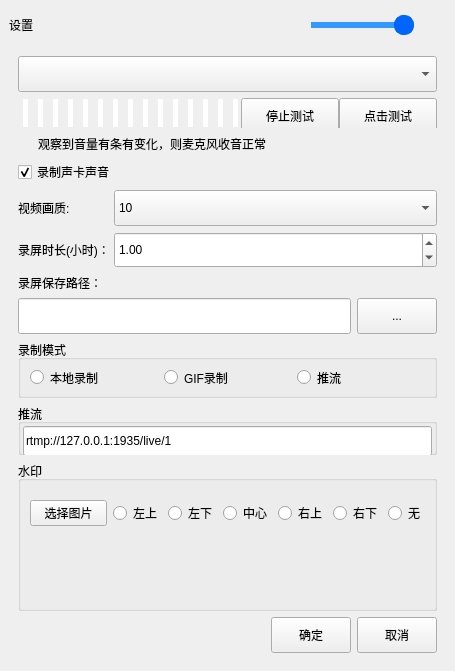
<?xml version="1.0" encoding="UTF-8"?>
<ui version="4.0">
 <class>DeviceSettingDialog</class>
 <widget class="QDialog" name="DeviceSettingDialog">
  <property name="geometry">
   <rect>
    <x>0</x>
    <y>0</y>
    <width>455</width>
    <height>671</height>
   </rect>
  </property>
  <property name="minimumSize">
   <size>
    <width>455</width>
    <height>398</height>
   </size>
  </property>
  <property name="windowTitle">
   <string>设置</string>
  </property>
  <property name="styleSheet">
   <string notr="true"/>
  </property>
  <layout class="QVBoxLayout" name="verticalLayout_2" stretch="0">
   <property name="spacing">
    <number>0</number>
   </property>
   <property name="leftMargin">
    <number>0</number>
   </property>
   <property name="topMargin">
    <number>0</number>
   </property>
   <property name="rightMargin">
    <number>0</number>
   </property>
   <property name="bottomMargin">
    <number>0</number>
   </property>
   <item>
    <widget class="QWidget" name="widget_back" native="true">
     <property name="minimumSize">
      <size>
       <width>0</width>
       <height>50</height>
      </size>
     </property>
     <property name="styleSheet">
      <string notr="true"/>
     </property>
     <layout class="QVBoxLayout" name="verticalLayout_5">
      <item>
       <layout class="QHBoxLayout" name="horizontalLayout_3">
        <item>
         <widget class="QLabel" name="label_set">
          <property name="styleSheet">
           <string notr="true"/>
          </property>
          <property name="text">
           <string>设置</string>
          </property>
         </widget>
        </item>
        <item>
         <spacer name="horizontalSpacer_5">
          <property name="orientation">
           <enum>Qt::Horizontal</enum>
          </property>
          <property name="sizeHint" stdset="0">
           <size>
            <width>272</width>
            <height>20</height>
           </size>
          </property>
         </spacer>
        </item>
        <item>
         <widget class="QSlider" name="horizontalSlider_audioIn">
          <property name="minimumSize">
           <size>
            <width>0</width>
            <height>32</height>
           </size>
          </property>
          <property name="styleSheet">
           <string notr="true">QSlider::groove:horizontal {
border: 0px solid #bbb;
}

QSlider::sub-page:horizontal {
background: rgb(51,153,255); 
border-radius: 0px;
margin-top:13px;
margin-bottom:13px;
}

QSlider::add-page:horizontal {
background: rgb(204,204, 204);
border: 0px solid #777;
border-radius: 2px;
margin-top:13px;
margin-bottom:13px;
}

QSlider::handle:horizontal {
background: rgb(0,101,251); 
border: 1px solid rgb(0,101,251);  
width: 18px;
border-radius: 9px;
margin-top:6px;
margin-bottom:6px;
}

QSlider::handle:horizontal:hover {
background: rgb(10,101,251); 
border: 1px solid rgba(102,102,102,102);
width: 18px;
border-radius: 8px;
margin-top:6px;
margin-bottom:6px;
}

QSlider::sub-page:horizontal:disabled {
background: #bbb;
border-color: #999;
}

QSlider::add-page:horizontal:disabled {
background: #eee;
border-color: #999;
}

QSlider::handle:horizontal:disabled {
background: #eee;
border: 1px solid #aaa;
border-radius: 4px;
}

</string>
          </property>
          <property name="maximum">
           <number>100</number>
          </property>
          <property name="singleStep">
           <number>0</number>
          </property>
          <property name="pageStep">
           <number>0</number>
          </property>
          <property name="value">
           <number>100</number>
          </property>
          <property name="orientation">
           <enum>Qt::Horizontal</enum>
          </property>
         </widget>
        </item>
        <item>
         <widget class="QPushButton" name="pushButton_close">
          <property name="minimumSize">
           <size>
            <width>26</width>
            <height>26</height>
           </size>
          </property>
          <property name="maximumSize">
           <size>
            <width>26</width>
            <height>26</height>
           </size>
          </property>
          <property name="cursor">
           <cursorShape>PointingHandCursor</cursorShape>
          </property>
          <property name="toolTip">
           <string>关闭</string>
          </property>
          <property name="styleSheet">
           <string notr="true">QPushButton{ 
image: url(:/image/close_2_normal.png);
border-radius:0px; 
	background-color: rgba(255, 255, 255, 0);
} 
QPushButton:hover{ 
image: url(:image/close_normal.png);
background-color:rgb(255,80,6); 
border-radius:12px; 
} 
QPushButton:pressed{ 
image: url(:image/close_hover.png);
border-radius:0px; 
}
</string>
          </property>
          <property name="text">
           <string/>
          </property>
         </widget>
        </item>
       </layout>
      </item>
      <item>
       <widget class="QWidget" name="widget_3" native="true">
        <layout class="QVBoxLayout" name="verticalLayout">
         <item>
          <widget class="QComboBox" name="comboBox_audioIn">
           <property name="minimumSize">
            <size>
             <width>0</width>
             <height>36</height>
            </size>
           </property>
           <property name="styleSheet">
            <string notr="true"/>
           </property>
          </widget>
         </item>
         <item>
          <widget class="QWidget" name="widget_2" native="true">
           <property name="minimumSize">
            <size>
             <width>0</width>
             <height>20</height>
            </size>
           </property>
           <layout class="QHBoxLayout" name="horizontalLayout">
            <property name="spacing">
             <number>0</number>
            </property>
            <property name="leftMargin">
             <number>0</number>
            </property>
            <property name="topMargin">
             <number>0</number>
            </property>
            <property name="rightMargin">
             <number>0</number>
            </property>
            <property name="bottomMargin">
             <number>0</number>
            </property>
            <item>
             <layout class="QHBoxLayout" name="horizontalLayout_2" stretch="0,0,0,0">
              <property name="spacing">
               <number>0</number>
              </property>
              <item>
               <widget class="QWidget" name="widget" native="true">
                <property name="minimumSize">
                 <size>
                  <width>236</width>
                  <height>30</height>
                 </size>
                </property>
                <property name="maximumSize">
                 <size>
                  <width>16777215</width>
                  <height>30</height>
                 </size>
                </property>
                <widget class="QProgressBar" name="progressBar_back">
                 <property name="geometry">
                  <rect>
                   <x>0</x>
                   <y>0</y>
                   <width>260</width>
                   <height>30</height>
                  </rect>
                 </property>
                 <property name="styleSheet">
                  <string notr="true">QProgressBar
{
       height:30;
background:transparent;
border:none;
	
}



QProgressBar::chunk
{
       background-color:#ffffff;
       width:5px;
	margin:0.5px 5px;
}</string>
                 </property>
                 <property name="value">
                  <number>100</number>
                 </property>
                 <property name="textVisible">
                  <bool>false</bool>
                 </property>
                </widget>
                <widget class="QProgressBar" name="progressBar">
                 <property name="geometry">
                  <rect>
                   <x>0</x>
                   <y>0</y>
                   <width>236</width>
                   <height>30</height>
                  </rect>
                 </property>
                 <property name="maximumSize">
                  <size>
                   <width>236</width>
                   <height>30</height>
                  </size>
                 </property>
                 <property name="styleSheet">
                  <string notr="true">QProgressBar
{
       height:30;
background:transparent;
border:none;
	
}



QProgressBar::chunk
{
       background-color:#4b5cc4;
       width:5px;
	margin:0.5px 5px;
}</string>
                 </property>
                 <property name="value">
                  <number>0</number>
                 </property>
                 <property name="textVisible">
                  <bool>false</bool>
                 </property>
                </widget>
               </widget>
              </item>
              <item>
               <spacer name="horizontalSpacer">
                <property name="orientation">
                 <enum>Qt::Horizontal</enum>
                </property>
                <property name="sizeType">
                 <enum>QSizePolicy::Fixed</enum>
                </property>
                <property name="sizeHint" stdset="0">
                 <size>
                  <width>20</width>
                  <height>20</height>
                 </size>
                </property>
               </spacer>
              </item>
              <item>
               <widget class="QPushButton" name="pushButton_audioTest_stop">
                <property name="minimumSize">
                 <size>
                  <width>98</width>
                  <height>36</height>
                 </size>
                </property>
                <property name="maximumSize">
                 <size>
                  <width>98</width>
                  <height>16777215</height>
                 </size>
                </property>
                <property name="styleSheet">
                 <string notr="true"/>
                </property>
                <property name="text">
                 <string>停止测试</string>
                </property>
               </widget>
              </item>
              <item>
               <widget class="QPushButton" name="pushButton_audioTest_start">
                <property name="minimumSize">
                 <size>
                  <width>98</width>
                  <height>36</height>
                 </size>
                </property>
                <property name="maximumSize">
                 <size>
                  <width>98</width>
                  <height>16777215</height>
                 </size>
                </property>
                <property name="styleSheet">
                 <string notr="true"/>
                </property>
                <property name="text">
                 <string>点击测试</string>
                </property>
               </widget>
              </item>
             </layout>
            </item>
           </layout>
          </widget>
         </item>
         <item>
          <layout class="QHBoxLayout" name="horizontalLayout_4">
           <item>
            <spacer name="horizontalSpacer_2">
             <property name="orientation">
              <enum>Qt::Horizontal</enum>
             </property>
             <property name="sizeType">
              <enum>QSizePolicy::Fixed</enum>
             </property>
             <property name="sizeHint" stdset="0">
              <size>
               <width>20</width>
               <height>20</height>
              </size>
             </property>
            </spacer>
           </item>
           <item>
            <widget class="QLabel" name="label_note">
             <property name="text">
              <string>观察到音量有条有变化，则麦克风收音正常</string>
             </property>
            </widget>
           </item>
           <item>
            <spacer name="horizontalSpacer_3">
             <property name="orientation">
              <enum>Qt::Horizontal</enum>
             </property>
             <property name="sizeHint" stdset="0">
              <size>
               <width>40</width>
               <height>20</height>
              </size>
             </property>
            </spacer>
           </item>
          </layout>
         </item>
         <item>
          <widget class="QCheckBox" name="checkBox_virtual_audio_capture">
           <property name="styleSheet">
            <string notr="true"/>
           </property>
           <property name="text">
            <string>录制声卡声音</string>
           </property>
           <property name="checked">
            <bool>true</bool>
           </property>
          </widget>
         </item>
         <item>
          <widget class="QWidget" name="widget_4" native="true">
           <property name="minimumSize">
            <size>
             <width>0</width>
             <height>36</height>
            </size>
           </property>
           <layout class="QVBoxLayout" name="verticalLayout_6">
            <property name="leftMargin">
             <number>0</number>
            </property>
            <property name="topMargin">
             <number>0</number>
            </property>
            <property name="rightMargin">
             <number>0</number>
            </property>
            <property name="bottomMargin">
             <number>0</number>
            </property>
            <item>
             <layout class="QHBoxLayout" name="horizontalLayout_6">
              <property name="topMargin">
               <number>0</number>
              </property>
              <item>
               <widget class="QLabel" name="label_2">
                <property name="minimumSize">
                 <size>
                  <width>90</width>
                  <height>0</height>
                 </size>
                </property>
                <property name="maximumSize">
                 <size>
                  <width>90</width>
                  <height>16777215</height>
                 </size>
                </property>
                <property name="styleSheet">
                 <string notr="true"/>
                </property>
                <property name="text">
                 <string>视频画质:</string>
                </property>
               </widget>
              </item>
              <item>
               <widget class="QComboBox" name="comboBox_videoQuality">
                <property name="sizePolicy">
                 <sizepolicy hsizetype="Expanding" vsizetype="Preferred">
                  <horstretch>0</horstretch>
                  <verstretch>0</verstretch>
                 </sizepolicy>
                </property>
                <property name="minimumSize">
                 <size>
                  <width>0</width>
                  <height>36</height>
                 </size>
                </property>
                <property name="maximumSize">
                 <size>
                  <width>380</width>
                  <height>36</height>
                 </size>
                </property>
                <property name="styleSheet">
                 <string notr="true"/>
                </property>
                <property name="currentIndex">
                 <number>9</number>
                </property>
                <item>
                 <property name="text">
                  <string>1</string>
                 </property>
                </item>
                <item>
                 <property name="text">
                  <string>2</string>
                 </property>
                </item>
                <item>
                 <property name="text">
                  <string>3</string>
                 </property>
                </item>
                <item>
                 <property name="text">
                  <string>4</string>
                 </property>
                </item>
                <item>
                 <property name="text">
                  <string>5</string>
                 </property>
                </item>
                <item>
                 <property name="text">
                  <string>6</string>
                 </property>
                </item>
                <item>
                 <property name="text">
                  <string>7</string>
                 </property>
                </item>
                <item>
                 <property name="text">
                  <string>8</string>
                 </property>
                </item>
                <item>
                 <property name="text">
                  <string>9</string>
                 </property>
                </item>
                <item>
                 <property name="text">
                  <string>10</string>
                 </property>
                </item>
               </widget>
              </item>
             </layout>
            </item>
           </layout>
          </widget>
         </item>
         <item>
          <layout class="QHBoxLayout" name="horizontalLayout_8">
           <item>
            <widget class="QLabel" name="label">
             <property name="minimumSize">
              <size>
               <width>90</width>
               <height>0</height>
              </size>
             </property>
             <property name="maximumSize">
              <size>
               <width>90</width>
               <height>16777215</height>
              </size>
             </property>
             <property name="text">
              <string>录屏时长(小时)：</string>
             </property>
            </widget>
           </item>
           <item>
            <widget class="QDoubleSpinBox" name="doubleSpinBox">
             <property name="minimumSize">
              <size>
               <width>0</width>
               <height>36</height>
              </size>
             </property>
             <property name="value">
              <double>1.000000000000000</double>
             </property>
            </widget>
           </item>
          </layout>
         </item>
         <item>
          <widget class="QLabel" name="label_3">
           <property name="styleSheet">
            <string notr="true"/>
           </property>
           <property name="text">
            <string>录屏保存路径：</string>
           </property>
          </widget>
         </item>
         <item>
          <layout class="QHBoxLayout" name="horizontalLayout_7">
           <property name="topMargin">
            <number>0</number>
           </property>
           <item>
            <widget class="QLineEdit" name="lineEdit_videoPath">
             <property name="minimumSize">
              <size>
               <width>0</width>
               <height>36</height>
              </size>
             </property>
            </widget>
           </item>
           <item>
            <widget class="QPushButton" name="pushButton_videoPath">
             <property name="minimumSize">
              <size>
               <width>50</width>
               <height>36</height>
              </size>
             </property>
             <property name="maximumSize">
              <size>
               <width>98</width>
               <height>16777215</height>
              </size>
             </property>
             <property name="cursor">
              <cursorShape>PointingHandCursor</cursorShape>
             </property>
             <property name="styleSheet">
              <string notr="true"/>
             </property>
             <property name="text">
              <string>...</string>
             </property>
            </widget>
           </item>
          </layout>
         </item>
         <item>
          <widget class="QGroupBox" name="groupBox_2">
           <property name="minimumSize">
            <size>
             <width>0</width>
             <height>50</height>
            </size>
           </property>
           <property name="title">
            <string>录制模式</string>
           </property>
           <property name="checkable">
            <bool>false</bool>
           </property>
           <layout class="QHBoxLayout" name="horizontalLayout_10">
            <item>
             <widget class="QRadioButton" name="radioButton">
              <property name="text">
               <string>本地录制</string>
              </property>
             </widget>
            </item>
            <item>
             <widget class="QRadioButton" name="radioButton_2">
              <property name="text">
               <string>GIF录制</string>
              </property>
             </widget>
            </item>
            <item>
             <widget class="QRadioButton" name="radioButton_3">
              <property name="text">
               <string>推流</string>
              </property>
             </widget>
            </item>
           </layout>
          </widget>
         </item>
         <item>
          <widget class="QGroupBox" name="groupBox">
           <property name="minimumSize">
            <size>
             <width>0</width>
             <height>50</height>
            </size>
           </property>
           <property name="title">
            <string>推流</string>
           </property>
           <property name="checkable">
            <bool>false</bool>
           </property>
           <layout class="QHBoxLayout" name="horizontalLayout_5">
            <property name="spacing">
             <number>2</number>
            </property>
            <property name="leftMargin">
             <number>2</number>
            </property>
            <property name="topMargin">
             <number>2</number>
            </property>
            <property name="rightMargin">
             <number>2</number>
            </property>
            <property name="bottomMargin">
             <number>2</number>
            </property>
            <item>
             <widget class="QLineEdit" name="lineEdit">
              <property name="minimumSize">
               <size>
                <width>0</width>
                <height>30</height>
               </size>
              </property>
              <property name="text">
               <string>rtmp://127.0.0.1:1935/live/1</string>
              </property>
             </widget>
            </item>
           </layout>
          </widget>
         </item>
         <item>
          <widget class="QGroupBox" name="groupBox_3">
           <property name="minimumSize">
            <size>
             <width>0</width>
             <height>150</height>
            </size>
           </property>
           <property name="title">
            <string>水印</string>
           </property>
           <property name="checkable">
            <bool>false</bool>
           </property>
           <layout class="QVBoxLayout" name="verticalLayout_3">
            <item>
             <layout class="QHBoxLayout" name="horizontalLayout_12">
              <item>
               <widget class="QPushButton" name="pushButton">
                <property name="text">
                 <string>选择图片</string>
                </property>
               </widget>
              </item>
              <item>
               <widget class="QRadioButton" name="radioButton_4">
                <property name="text">
                 <string>左上</string>
                </property>
               </widget>
              </item>
              <item>
               <widget class="QRadioButton" name="radioButton_5">
                <property name="text">
                 <string>左下</string>
                </property>
               </widget>
              </item>
              <item>
               <widget class="QRadioButton" name="radioButton_6">
                <property name="text">
                 <string>中心</string>
                </property>
               </widget>
              </item>
              <item>
               <widget class="QRadioButton" name="radioButton_7">
                <property name="text">
                 <string>右上</string>
                </property>
               </widget>
              </item>
              <item>
               <widget class="QRadioButton" name="radioButton_8">
                <property name="text">
                 <string>右下</string>
                </property>
               </widget>
              </item>
              <item>
               <widget class="QRadioButton" name="radioButton_9">
                <property name="text">
                 <string>无</string>
                </property>
               </widget>
              </item>
             </layout>
            </item>
            <item>
             <widget class="QLabel" name="label_image">
              <property name="minimumSize">
               <size>
                <width>0</width>
                <height>45</height>
               </size>
              </property>
              <property name="maximumSize">
               <size>
                <width>16777215</width>
                <height>45</height>
               </size>
              </property>
              <property name="text">
               <string/>
              </property>
              <property name="scaledContents">
               <bool>false</bool>
              </property>
              <property name="alignment">
               <set>Qt::AlignCenter</set>
              </property>
             </widget>
            </item>
           </layout>
          </widget>
         </item>
         <item>
          <layout class="QHBoxLayout" name="horizontalLayout_9">
           <property name="spacing">
            <number>6</number>
           </property>
           <property name="bottomMargin">
            <number>0</number>
           </property>
           <item>
            <spacer name="horizontalSpacer_7">
             <property name="orientation">
              <enum>Qt::Horizontal</enum>
             </property>
             <property name="sizeHint" stdset="0">
              <size>
               <width>40</width>
               <height>20</height>
              </size>
             </property>
            </spacer>
           </item>
           <item>
            <widget class="QPushButton" name="pushButton_confirm">
             <property name="minimumSize">
              <size>
               <width>66</width>
               <height>36</height>
              </size>
             </property>
             <property name="cursor">
              <cursorShape>PointingHandCursor</cursorShape>
             </property>
             <property name="styleSheet">
              <string notr="true"/>
             </property>
             <property name="text">
              <string>确定</string>
             </property>
            </widget>
           </item>
           <item>
            <widget class="QPushButton" name="pushButton_cancel">
             <property name="minimumSize">
              <size>
               <width>66</width>
               <height>36</height>
              </size>
             </property>
             <property name="cursor">
              <cursorShape>PointingHandCursor</cursorShape>
             </property>
             <property name="styleSheet">
              <string notr="true"/>
             </property>
             <property name="text">
              <string>取消</string>
             </property>
            </widget>
           </item>
          </layout>
         </item>
        </layout>
       </widget>
      </item>
     </layout>
    </widget>
   </item>
  </layout>
 </widget>
 <resources/>
 <connections>
  <connection>
   <sender>pushButton_close</sender>
   <signal>clicked()</signal>
   <receiver>DeviceSettingDialog</receiver>
   <slot>reject()</slot>
   <hints>
    <hint type="sourcelabel">
     <x>437</x>
     <y>21</y>
    </hint>
    <hint type="destinationlabel">
     <x>703</x>
     <y>71</y>
    </hint>
   </hints>
  </connection>
  <connection>
   <sender>pushButton_cancel</sender>
   <signal>clicked()</signal>
   <receiver>DeviceSettingDialog</receiver>
   <slot>reject()</slot>
   <hints>
    <hint type="sourcelabel">
     <x>418</x>
     <y>370</y>
    </hint>
    <hint type="destinationlabel">
     <x>622</x>
     <y>97</y>
    </hint>
   </hints>
  </connection>
 </connections>
</ui>
